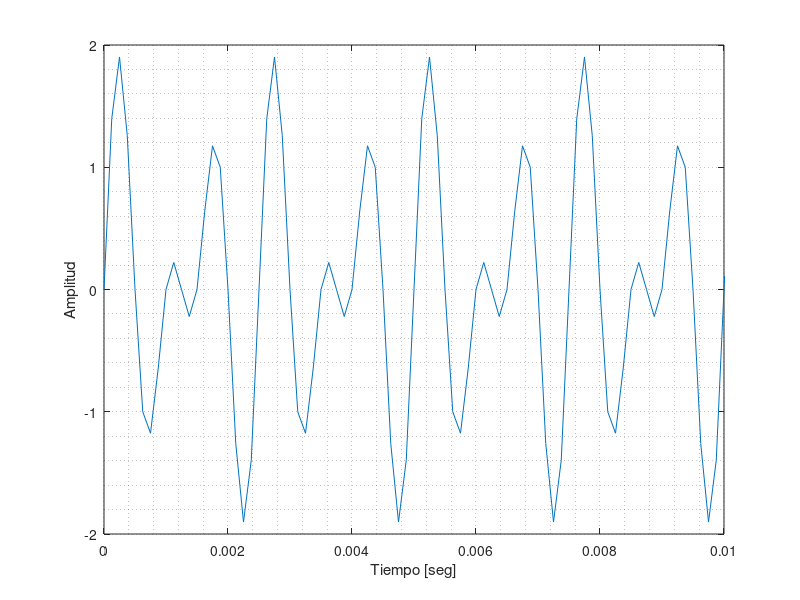

Reproduce this figure in MATLAB. (Note: this script raises an error after producing the figure.)
%{
--------------------------------------------------------------
 @Title:   FIUBA - 66.74 Señales y sistemas
 @Project: TPE - Demodulación de tonos de discado de teléfono
--------------------------------------------------------------
 @Filename: ej2_2.m
--------------------------------------------------------------
 @Authors:
    Verstraeten, Federico.
          federico.verstraeten at gmail dot com
--------------------------------------------------------------

Ejercicio N°2.2

----------------------------------------------------------- 
%}

clear all;
close all;
clc;

home_path='/home/fverstra/Repository/sys-fiuba/tpe/';
img_path=[home_path 'graph/ej2/'];

% Period sampling
fs = 8000;
Ts = 1/fs;

% Duration = 5 s
D = 5;    

% Time axis
t  = 0:Ts:D;

% Number of samples
N  = length(t);

%%
% Signal: f1=800Hz & f2=1200Hz
f1 = 800;
f2 = 1200;
x = sin(2*pi*f1*t) + sin(2*pi*f2*t);

%%
% Graph time
figure('Name','senoidales en tiempo','visible','off')          
plot(t,x);
axis ([0 D/500 -2 2]);
xlabel ('Tiempo [seg]');
ylabel ('Amplitud');
grid minor;
print([img_path 'two_sin' '.png'],'-dpng');

%%
%Frequency analysis
NFFT = 2^nextpow2(N);

% X(jw) = FFF{x(t)}
T_x = fft(x,NFFT)/N;

% Freq. axis [Hz]
k = fs/2*linspace(0,1,NFFT/2+1);                           

% Search Max peak |X(jw)|
[pks,locs] = findpeaks(2*abs(T_x(1:NFFT/2+1)),k','MinPeakHeight',0.9); 


% Graph coef. Fourier
figure('Name','analisis coeficientes Fourier','visible','off');          
plot(k ,2*abs(T_x(1:NFFT/2+1)),locs,pks,'ro','Markersize',3);
text(locs,pks, num2str(locs,'%.0f'));

axis([0 1500 0 1.1*max(pks)]);
xlabel('Frecuencia (Hz)');
ylabel('Amplitud |X(f)|');
grid minor;
print([img_path 'coef_fourier' '.png'],'-dpng');

%%
% Export signal
% Normalization limit the range [-1,1]
x = x/max(abs(x)) * (1-eps);   % for mono

% Create WAV file
audiowrite(wav_file,x,fs);